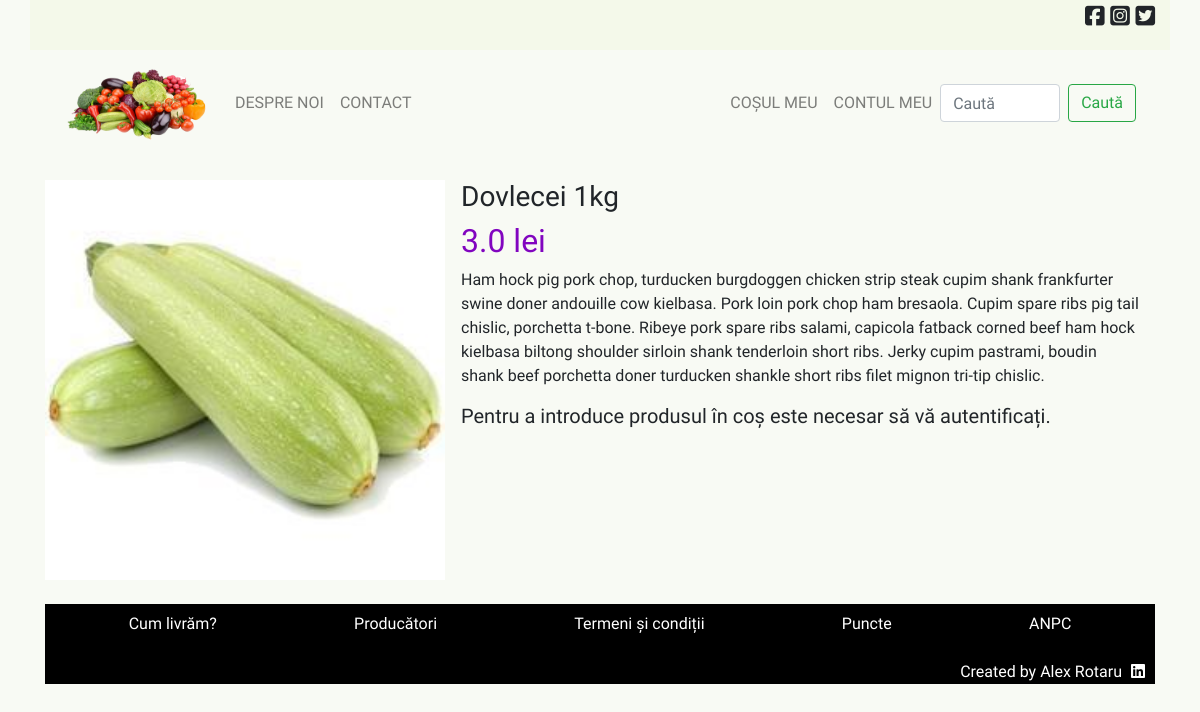
/produs/3, run on the app's committed database.
### licenta/models.py (models this page shows, shortened)
class Produs(database.Model):
    __tablename__ = 'produs'
    id = database.Column(database.Integer, primary_key=True)
    nume = database.Column(database.String(50), nullable=False, unique=True)
    descriere = database.Column(database.String(200))
    poza = database.Column(database.String(30), nullable=False)
    pret = database.Column(database.Float, nullable=False)
    data_adaugarii = database.Column(
        database.DateTime, nullable=False, default=datetime.utcnow)

### licenta/routes.py (the view)
@login_required
@app.route('/produs/<int:produs_id>', methods=['POST', 'GET'])
def produs_indiv(produs_id):
    produs = Produs.query.get_or_404(produs_id)
    return render_template('produs_individual.html', title=produs.nume, produs=produs)

### licenta/templates/produs_individual.html
{% extends "principal.html" %}
{% block continut_unic %}
    <div class="produs-indiv my-4">
        <div class="d-flex flex-column flex-md-row justify-content-between align-items-start">
            <div class="">
                <img src="{{ url_for('static', filename='pictures/' + produs['poza']) }}" alt="" width="400" height="400">
            </div>
            <div class="mx-3">
                <h3>{{produs.nume}}</h3>
                <h2 class="produs-indiv-pret">{{produs.pret}} lei</h2>
                <p>{{produs.descriere}}</p>
                {% if current_user.is_authenticated %}
                    <div class="row-indiv row">
                        <h5 class="mt-1">Selectați cantitatea</h5>
                        <div class="cantitate-field">
                            <form action="{{ url_for('adauga_in_cos', produs_id=produs.id) }}" method="POST">
                                <input type="number" name="cantitate" id="cantitate" value="1" size="2" style="width: 3.5rem" />
                                <a href="{{ url_for('adauga_in_cos', produs_id=produs.id) }}">
                                    <button class="btn btn-outline-info ml-2" type="submit">Adaugă în coș</button>
                                </a>
                            </form>
                        </div>
                    </div>
                {% else %}
                    <h5>Pentru a introduce produsul în coș este necesar să vă autentificați.</h5>
                {% endif %}
            </div>
        </div>
    </div>
{% endblock %}

### licenta/static/main.css (style rules this page uses)
body { background-color: #F8FAF4; font-family: 'Source Sans Pro', sans-serif; font-weight: 400; }
.produs-indiv-pret { color: rgb(129, 5, 191); }

### data on the page
Produs: poza (picture), nume "Dovlecei 1kg", pret "3.0", descriere "Ham hock pig pork chop, turducken burgdoggen chicken strip steak cupim shank frankfurter swine doner andouille cow kielbasa. Pork loin pork chop ham bresaola. Cupim spare ribs pig tail chislic, porchetta t-bone. Ribeye pork spare ribs salami, capicola fatback corned beef ham hock kielbasa biltong shoulder sirloin shank tenderloin short ribs. Jerky cupim pastrami, boudin shank beef porchetta doner turducken shankle short ribs filet mignon tri-tip chislic."
